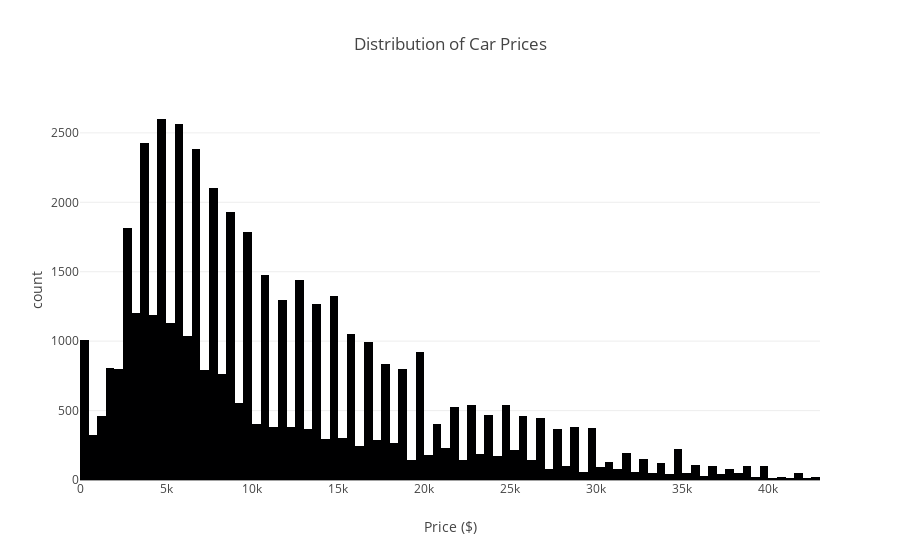
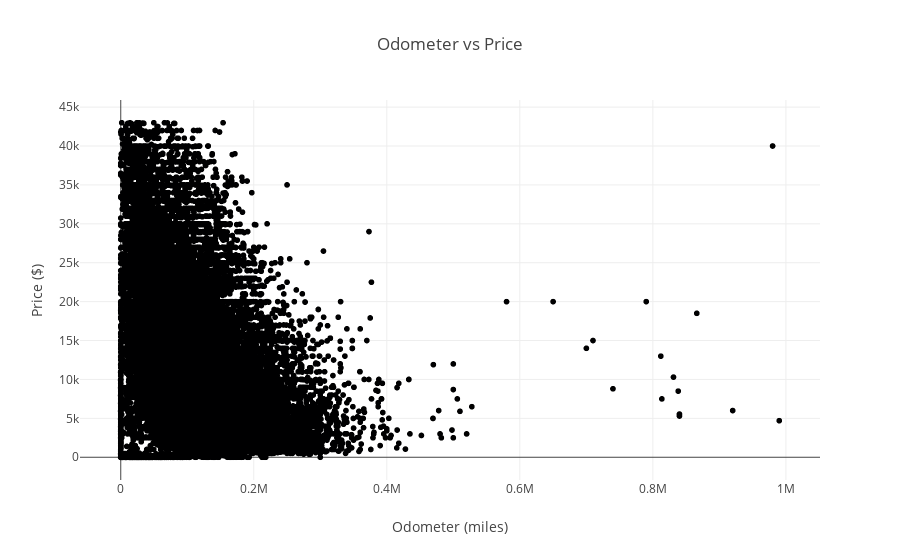

The code cell stored with these charts, in order, in its notebook:
### Code cell
import plotly.express as px

# Histogram of prices
fig1 = px.histogram(df, x='price', title='Distribution of Car Prices')
fig1.update_layout(xaxis_title="Price ($)")
fig1.show()

# Scatterplot of odometer vs price
fig2 = px.scatter(df, x='odometer', y='price', title='Odometer vs Price')
fig2.update_layout(xaxis_title="Odometer (miles)", yaxis_title="Price ($)")
fig2.show()

### Figure 1 — Plotly figure (JSON) as saved in the notebook; plotly's stock layout.template omitted (floating-point values rounded to 4 significant figures; data arrays with more than 128 entries replaced by an {"elided": "..."} marker saying what was removed)
{"data": [{"alignmentgroup": "True", "bingroup": "x", "hovertemplate": "price=%{x}<br>count=%{y}<extra></extra>", "legendgroup": "", "marker": {"color": "#000001", "pattern": {"shape": ""}}, "name": "", "offsetgroup": "", "orientation": "v", "showlegend": false, "type": "histogram", "x": {"elided": "50147 int values"}, "xaxis": "x", "yaxis": "y"}], "layout": {"barmode": "relative", "legend": {"tracegroupgap": 0}, "title": {"text": "Distribution of Car Prices"}, "xaxis": {"anchor": "y", "domain": [0, 1], "title": {"text": "Price ($)"}}, "yaxis": {"anchor": "x", "domain": [0, 1], "title": {"text": "count"}}}}

### Figure 2 — Plotly figure (JSON) as saved in the notebook; plotly's stock layout.template omitted (floating-point values rounded to 4 significant figures; data arrays with more than 128 entries replaced by an {"elided": "..."} marker saying what was removed)
{"data": [{"hovertemplate": "odometer=%{x}<br>price=%{y}<extra></extra>", "legendgroup": "", "marker": {"color": "#000001", "symbol": "circle"}, "mode": "markers", "name": "", "showlegend": false, "type": "scattergl", "x": {"elided": "50147 float values"}, "xaxis": "x", "y": {"elided": "50147 int values"}, "yaxis": "y"}], "layout": {"legend": {"tracegroupgap": 0}, "title": {"text": "Odometer vs Price"}, "xaxis": {"anchor": "y", "domain": [0, 1], "title": {"text": "Odometer (miles)"}}, "yaxis": {"anchor": "x", "domain": [0, 1], "title": {"text": "Price ($)"}}}}
